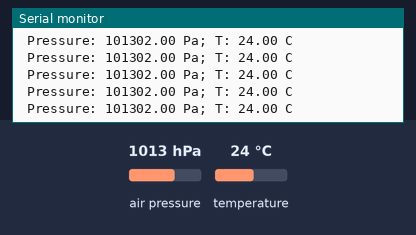
A sketch run on a simulated Arduino Uno, built with avr-gcc and run on an emulated ATmega328P. On the bench: the last lines printed to the serial monitor. Wiring (inferred from the names in the program): BMP280 pressure sensor at I2C address 0x76. The inputs (shaded band) are chosen by the test bench; at power-on: air pressure 1013 hPa, temperature 24 °C.

Above: at 1.2 s.
1.3 s: air pressure set to 952 hPa
At 1.9 s:
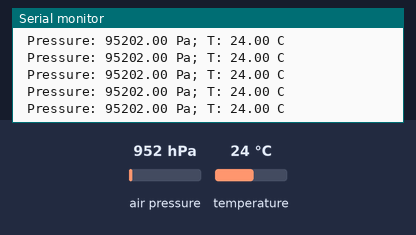
4.3 s: temperature set to 0 °C
At 5.2 s:
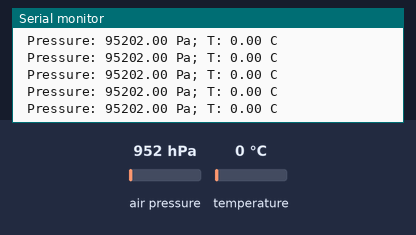
7.3 s: air pressure set to 1000 hPa
At 7.8 s:
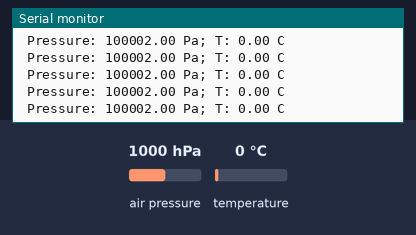
10.3 s: temperature set to 12 °C
At 10.8 s:
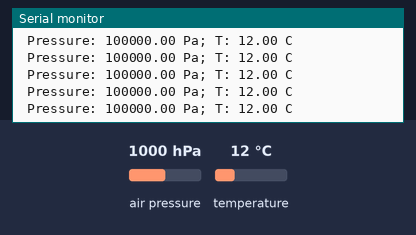
13.3 s: air pressure set to 975 hPa
At 14.2 s:
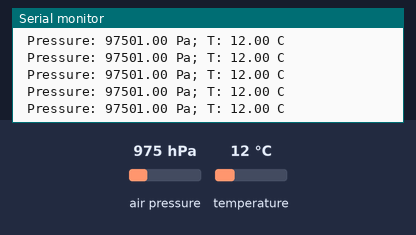
Timing chart, 0 to 16.3 s (numbered marks = the images above; inputs shaded):
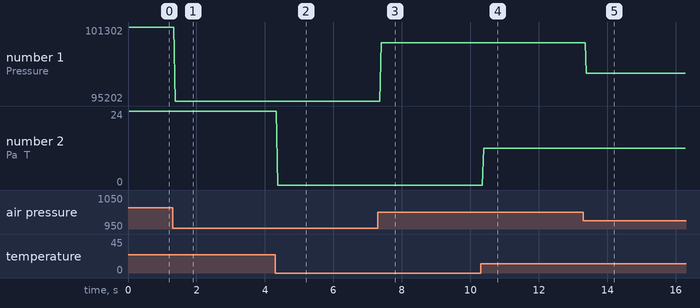

Measured:
- after the input at 1.3 s, the serial monitor: prints a new line after 0.08 s (image 1)
- after the input at 4.3 s, the serial monitor: prints a new line after 0.07 s (image 2)
- after the input at 7.3 s, the serial monitor: prints a new line after 0.09 s (image 3)
- after the input at 10.3 s, the serial monitor: prints a new line after 0.09 s (image 4)
- after the input at 13.3 s, the serial monitor: prints a new line after 0.09 s (image 5)
- plotted number 1: 101302 → 95202 after the input at 1.3 s, 95202 → 100002 after the input at 7.3 s, 100002 → 100000 after the input at 10.3 s, 100000 → 97501 after the input at 13.3 s
- plotted number 2: 24 → 0 after the input at 4.3 s, 0 → 12 after the input at 10.3 s

The sketch:

i2c_BMP280.ino
```cpp
//Setup : SDA => A4/ SCL A5 VCC 5v
#include <Wire.h>
#include "i2c.h"
#include "i2c_BMP280.h"
BMP280 bmp280;

void setup()
{
    Serial.begin(9600);

    Serial.print("Probe BMP280: ");
    if (bmp280.initialize()) Serial.println("Sensor found");
    else
    {
        Serial.println("Sensor missing");
        while (1) {}
    }

    // onetime-measure:
    bmp280.setEnabled(0);
    bmp280.triggerMeasurement();
}

void loop()
{
    bmp280.awaitMeasurement();

    float temperature;
    bmp280.getTemperature(temperature);

    float pascal;
    bmp280.getPressure(pascal);

   // static float meters, metersold;
   // bmp280.getAltitude(meters); /**<  gives the number of meters above sea level */
   // metersold = (metersold * 10 + meters)/11;

    bmp280.triggerMeasurement();

   // Serial.print(" HeightPT1: ");
   // Serial.print(metersold);
   // Serial.print(" m; Height: ");
   // Serial.print(meters);
    Serial.print(" Pressure: ");
    Serial.print(pascal);
    Serial.print(" Pa; T: ");
    Serial.print(temperature);
    Serial.println(" C");
}
```

i2c.h
```cpp
#ifndef WirePlus_h
#define WirePlus_h

#include "Wire.h"
#include <Arduino.h> // for uint8_t data type

/** ######### usefull defines ################################################################# */

#define getmax(a,b) ((a)>(b)?(a):(b)) // TODO: implement as static const
#define BITMASK(a)  (1<<a)
#define BIT(a)      (1<<a)

#ifndef TRUE
#define TRUE        (1==1)
#define FALSE       (1==2)
#endif

#ifndef HIGH
#define LOW         (0)
#define HIGH        (1)
#endif

/// are they really usefull?
#define UBLB(a,b)  ( ( (a) << 8) | (b) )
#define UBLB19(a,b) ( ( (a) << 16 ) | (b) )
#define UBLB32(a,b,c,d)  ((( ((a)<<24) | ((b)<<16) ) | ((c)<<8)) | (d) )

/**< A way to get around Questions with shifting

    uint8_t value = 250;
    Serial.println(value);              // --> 250
    Serial.println(int8_t(value));      // --> -6
    Serial.println(int8_t(value)<<8);   // --> -1536 = -6*256

    Serial.println(uint8_t(value));      // --> 250
    Serial.println(uint8_t(value)<<8);   // --> -1536 = -6*256 !!!!!!!!!!!!!!!!!!!!!!
    Serial.println(uint16_t(value<<8)); // --> 64000

 */


class WirePlus
{

public:

    WirePlus();

    uint8_t probe       (const uint8_t);
    uint8_t probeAddress(const uint8_t);
    void    write       (const uint8_t, const uint8_t, const uint8_t *, const uint8_t);
    void    writeByte   (const uint8_t, const uint8_t, const uint8_t);
    void    writeCMD    (const uint8_t, const uint8_t);
    uint8_t readByte    (const uint8_t, const uint8_t);
    void    read        (const uint8_t, const uint8_t, uint8_t *,     const uint8_t);
    void    setRegister (const uint8_t, const uint8_t, const uint8_t, const uint8_t);
    uint8_t getRegister (const uint8_t, const uint8_t, const uint8_t);

private:

    WirePlus(const WirePlus&);            // declaration only for copy constructor
    WirePlus& operator=(const WirePlus&);  // declaration only for copy assignment --> make it uncopyable
};

/** ######### Implementation ################################################################# */

WirePlus::WirePlus()
{
    Wire.begin(); 		// I2C as Master
    bitSet(PORTC, 4); 	// deactivate internal pull-ups for twi
    bitSet(PORTC, 5); 	// as per note from atmega8 manual pg167
    // switch to 400KHz I2C - eheheh
    TWBR = ((F_CPU / 400000L) - 16) / 2; // see twi_init in Wire/utility/twi.c
};
/** ######### Public Methods ################################################################# */


uint8_t WirePlus::probe(const uint8_t address)
{
    Wire.beginTransmission(address);
    if (Wire.endTransmission(true)==0) return 1; // found something
    else                               return 0; // no response
};

uint8_t WirePlus::probeAddress(const uint8_t address)
{
    return probe(address);
};

void WirePlus::write(const uint8_t address, const uint8_t register_address, const uint8_t write_value[], const uint8_t length=1)
{
    if (!length) return;
    Wire.beginTransmission(address);
    Wire.write(register_address);
    uint8_t counter;
    counter = 0;
    while (counter < length)
    {
        Wire.write(write_value[counter]);
        counter++;
    }
    Wire.endTransmission(true);
};

void WirePlus::writeByte(const uint8_t address, const uint8_t register_address, const uint8_t write_value)
{
    Wire.beginTransmission(address);
    Wire.write(register_address);
    Wire.write(write_value);
    Wire.endTransmission(true);
};

void WirePlus::writeCMD(const uint8_t address, const uint8_t cmd)
{
    Wire.beginTransmission(address);
    Wire.write(cmd);
    Wire.endTransmission();
};

void WirePlus::read(const uint8_t address, const uint8_t registeraddress, uint8_t buff[], const uint8_t length=1)
{
    Wire.beginTransmission(address); 	// Adress + WRITE (0)
    Wire.write(registeraddress);
    Wire.endTransmission(false); 		// No Stop Condition, for repeated Talk

    if (!length) return;
    Wire.requestFrom(address, length); 	// Address + READ (1)
    uint8_t _i;
    _i=0;
    while(Wire.available())
    {
        buff[_i] = Wire.read();
        _i++;
    }

    Wire.endTransmission(true); 		// Stop Condition
};

uint8_t WirePlus::readByte(const uint8_t address, const uint8_t register_address)
{
    uint8_t _readvalue;
    read(address, register_address, &_readvalue, 1);
    return _readvalue;
};

void WirePlus::setRegister(const uint8_t address, const uint8_t registeraddress, const uint8_t mask, const uint8_t writevalue)
{
    uint8_t _setting;
    read(address, registeraddress, &_setting, 1 );
    _setting     &= ~mask;
    _setting     |= (writevalue&mask);
    writeByte(address, registeraddress, _setting);
};

uint8_t WirePlus::getRegister(const uint8_t address, const uint8_t registeraddress, const uint8_t mask)
{
    uint8_t _setting;
    read(address, registeraddress, &_setting, (uint8_t)1 );
    return (_setting & mask);
};


extern WirePlus i2c;

/** ######### Preinstantiate Object ################################################################# */
WirePlus i2c;

//#include "i2c.cpp" // TODO: ugly BUGFIX to get Scripts without i2c down in filesize (i2c.cpp is loaded w/o request)

#endif
```

Source omitted: i2c_BMP280.h (15565 bytes)
